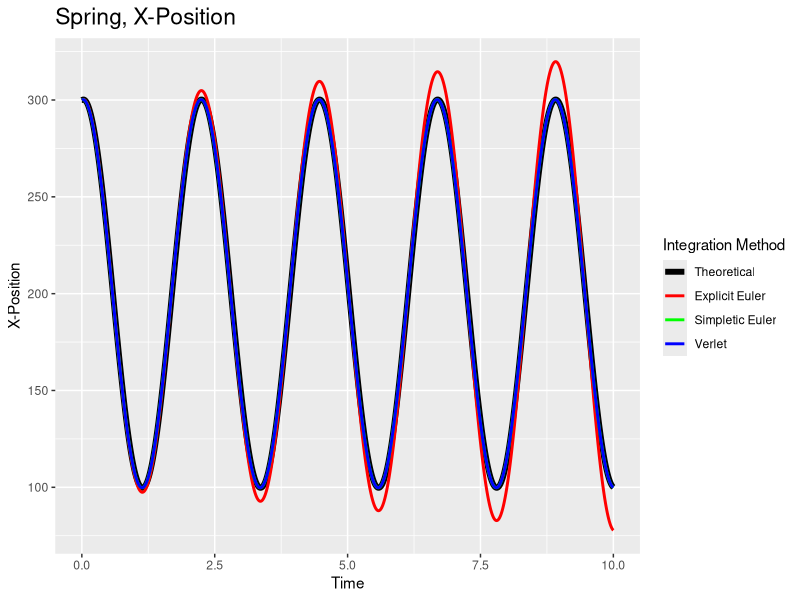
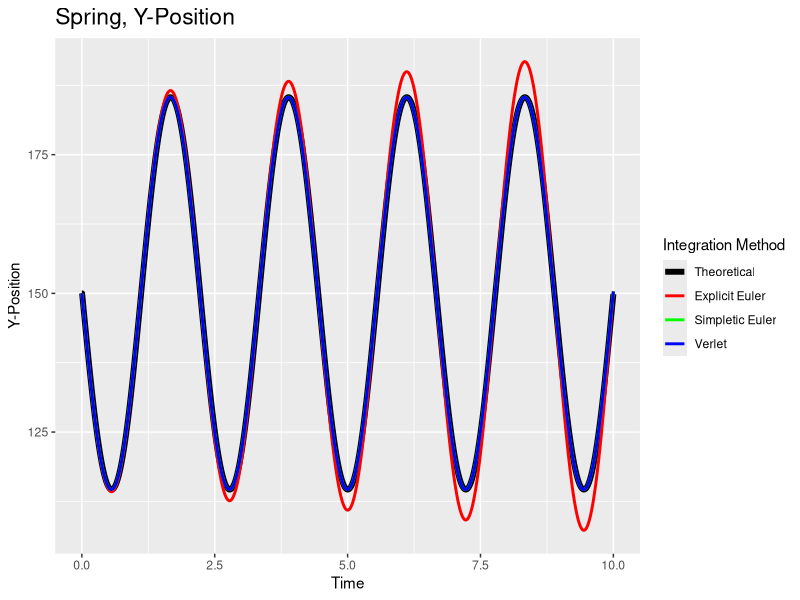
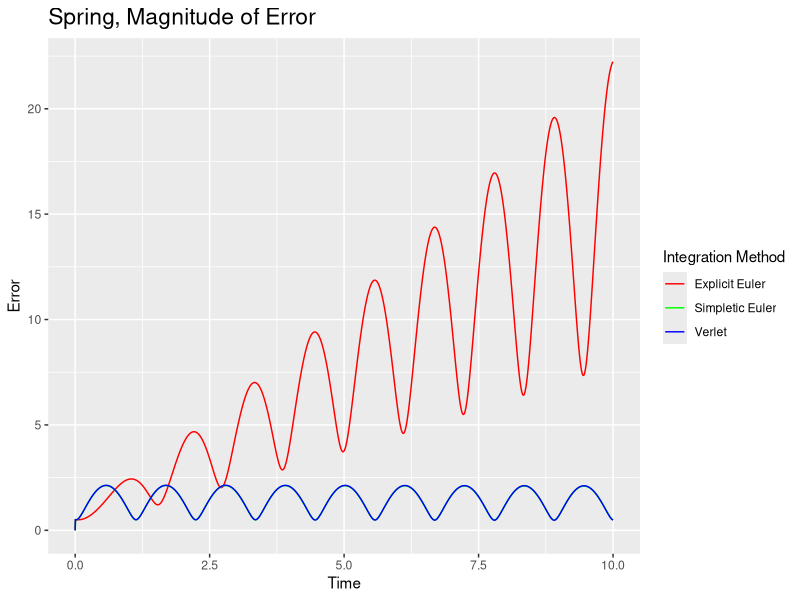
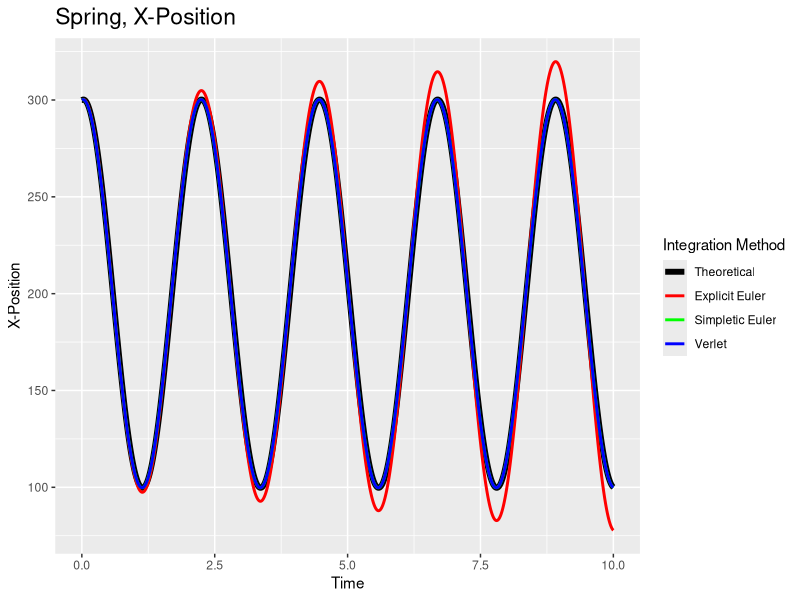
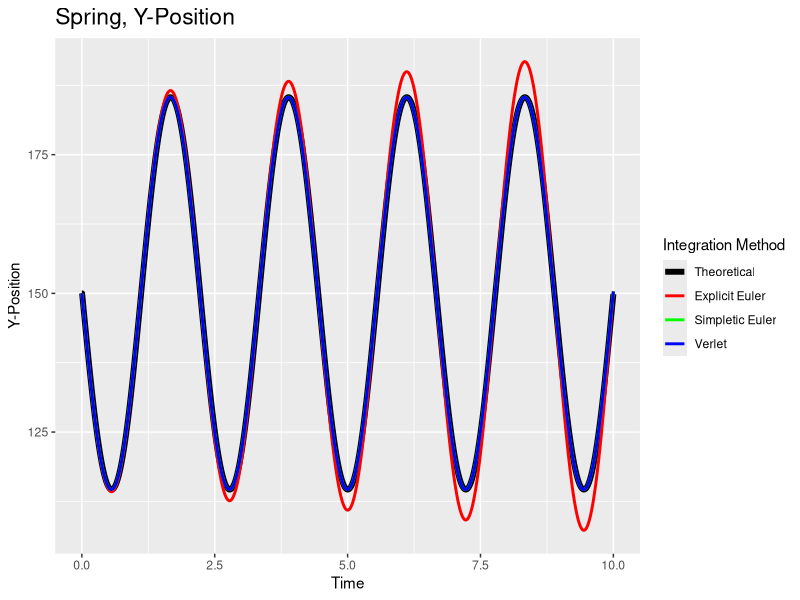
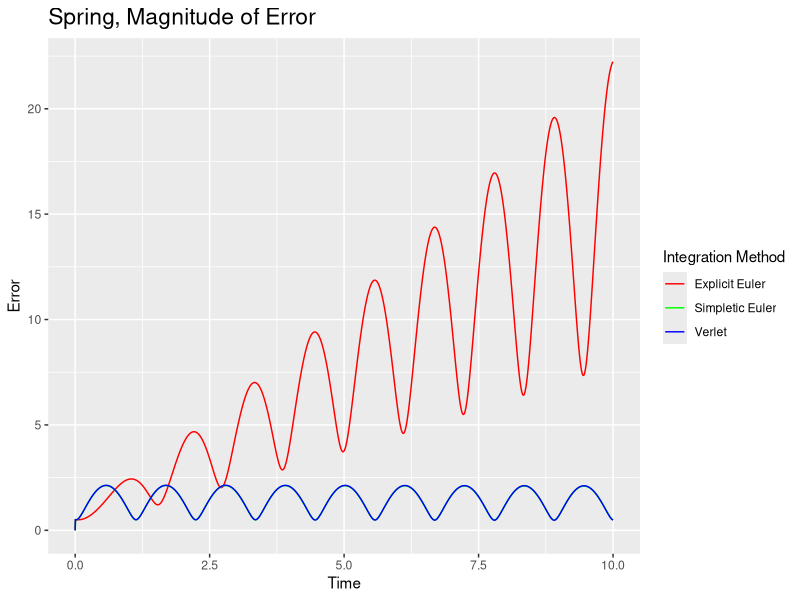

These charts were generated, in order, by the following R code:
library(ggplot2)
library(tidyverse)

## xpos
xpos <- read.csv("x_pos.csv")
head(xpos)

# Simple plotting
# Preparing data
tidy.x <- xpos %>%
  select(Time, Actual, Explicit.Euler, Simpletic.Euler, Verlet) %>%
  gather(key = "integration_method", value = "x", -Time)
head(tidy.x)

# Plotting graph
ggplot(tidy.x, aes(x = Time, y = x)) +
  geom_line(aes(color = integration_method,
                size = integration_method)) +
  scale_color_manual(values = c("black",
                                "red",
                                "green",
                                "blue"),
                     limits = c("Actual",
                                "Explicit.Euler",
                                "Simpletic.Euler",
                                "Verlet"),
                     labels = c("Theoretical",
                                "Explicit Euler",
                                "Simpletic Euler",
                                "Verlet")) +
  scale_size_manual(values = c(2, 1, 1, 1),
                    limits = c("Actual",
                               "Explicit.Euler",
                               "Simpletic.Euler",
                               "Verlet"),
                    labels = c("Theoretical",
                               "Explicit Euler",
                               "Simpletic Euler",
                               "Verlet")) +
  ggtitle("Spring, X-Position") +
  labs(x = "Time",
       y = "X-Position",
       color = "Integration Method",
       size = "Integration Method") +
  theme(plot.title = element_text(size = rel(1.5)))

# Saving as PDF
ggsave("x_plot.pdf", width = 24, height = 18, units = "cm")

## ypos
ypos <- read.csv("y_pos.csv")
head(ypos)

# Simple plotting
# Preparing data
tidy.y <- ypos %>%
  select(Time, Actual, Explicit.Euler, Simpletic.Euler, Verlet) %>%
  gather(key = "integration_method", value = "y", -Time)
head(tidy.y)

# Plotting graph
ggplot(tidy.y, aes(x = Time, y = y)) +
  geom_line(aes(color = integration_method,
                size = integration_method)) +
  scale_color_manual(values = c("black",
                                "red",
                                "green",
                                "blue"),
                     limits = c("Actual",
                                "Explicit.Euler",
                                "Simpletic.Euler",
                                "Verlet"),
                     labels = c("Theoretical",
                                "Explicit Euler",
                                "Simpletic Euler",
                                "Verlet")) +
  scale_size_manual(values = c(2, 1, 1, 1),
                    limits = c("Actual",
                               "Explicit.Euler",
                               "Simpletic.Euler",
                               "Verlet"),
                    labels = c("Theoretical",
                               "Explicit Euler",
                               "Simpletic Euler",
                               "Verlet")) +
  ggtitle("Spring, Y-Position") +
  labs(x = "Time",
       y = "Y-Position",
       color = "Integration Method",
       size = "Integration Method") +
  theme(plot.title = element_text(size = rel(1.5)))

# Saving as PDF
ggsave("y_plot.pdf", width = 24, height = 18, units = "cm")

## Plotting error
# Preparing data
x.error <- data.frame(xpos$Time)
names(x.error) <- "Time"
x.error$Explicit.Euler <- xpos$Explicit.Euler - xpos$Actual
x.error$Simpletic.Euler <- xpos$Simpletic.Euler - xpos$Actual
x.error$Verlet <- xpos$Verlet - xpos$Actual
head(x.error)

ypos <- read.csv("y_pos.csv")
head(ypos)
y.error <- data.frame(ypos$Time)
names(y.error) <- "Time"
y.error$Explicit.Euler <- ypos$Explicit.Euler - ypos$Actual
y.error$Simpletic.Euler <- ypos$Simpletic.Euler - ypos$Actual
y.error$Verlet <- ypos$Verlet - ypos$Actual
head(y.error)

error.mag <- data.frame(x.error$Time)
names(error.mag) <- "Time"
error.mag$Explicit.Euler <- sqrt(x.error$Explicit.Euler^2 + y.error$Explicit.Euler^2)
error.mag$Simpletic.Euler <- sqrt(x.error$Simpletic.Euler^2 + y.error$Simpletic.Euler^2)
error.mag$Verlet <- sqrt(x.error$Verlet^2 + y.error$Verlet^2)
head(error.mag)

# Preparing data
tidy.error.mag <- error.mag %>%
  select(Time, Explicit.Euler, Simpletic.Euler, Verlet) %>%
  gather(key = "integration_method", value = "error", -Time)
head(tidy.error.mag)

# Plotting graph
ggplot(tidy.error.mag, aes(x = Time, y = error)) +
  geom_line(aes(color = integration_method)) +
  scale_color_manual(values = c("red",
                                "green",
                                "blue"),
                     limits = c("Explicit.Euler",
                                "Simpletic.Euler",
                                "Verlet"),
                     labels = c("Explicit Euler",
                                "Simpletic Euler",
                                "Verlet")) +
  ggtitle("Spring, Magnitude of Error") +
  labs(x = "Time",
       y = "Error",
       color = "Integration Method") +
  theme(plot.title = element_text(size = rel(1.5)))

# Saving as PDF
ggsave("error_plot.pdf", width = 24, height = 18, units = "cm")






